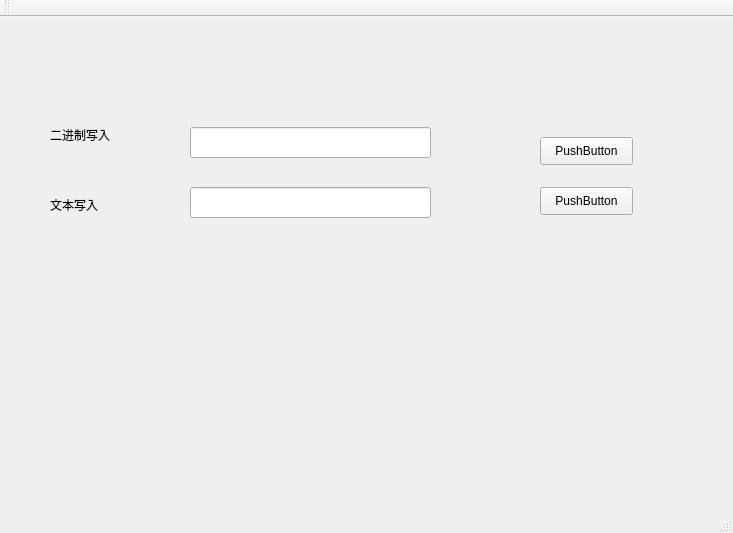
<?xml version="1.0" encoding="UTF-8"?>
<ui version="4.0">
 <class>MainWindow</class>
 <widget class="QMainWindow" name="MainWindow">
  <property name="geometry">
   <rect>
    <x>0</x>
    <y>0</y>
    <width>733</width>
    <height>533</height>
   </rect>
  </property>
  <property name="windowTitle">
   <string>MainWindow</string>
  </property>
  <widget class="QWidget" name="centralWidget">
   <widget class="QLabel" name="label">
    <property name="geometry">
     <rect>
      <x>50</x>
      <y>110</y>
      <width>72</width>
      <height>15</height>
     </rect>
    </property>
    <property name="text">
     <string>二进制写入</string>
    </property>
   </widget>
   <widget class="QLabel" name="label_2">
    <property name="geometry">
     <rect>
      <x>50</x>
      <y>180</y>
      <width>72</width>
      <height>15</height>
     </rect>
    </property>
    <property name="text">
     <string>文本写入</string>
    </property>
   </widget>
   <widget class="QLineEdit" name="lineEdit">
    <property name="geometry">
     <rect>
      <x>190</x>
      <y>110</y>
      <width>241</width>
      <height>31</height>
     </rect>
    </property>
   </widget>
   <widget class="QLineEdit" name="lineEdit_2">
    <property name="geometry">
     <rect>
      <x>190</x>
      <y>170</y>
      <width>241</width>
      <height>31</height>
     </rect>
    </property>
   </widget>
   <widget class="QPushButton" name="pushButton">
    <property name="geometry">
     <rect>
      <x>540</x>
      <y>120</y>
      <width>93</width>
      <height>28</height>
     </rect>
    </property>
    <property name="text">
     <string>PushButton</string>
    </property>
   </widget>
   <widget class="QPushButton" name="pushButton_2">
    <property name="geometry">
     <rect>
      <x>540</x>
      <y>170</y>
      <width>93</width>
      <height>28</height>
     </rect>
    </property>
    <property name="text">
     <string>PushButton</string>
    </property>
   </widget>
  </widget>
  <widget class="QMenuBar" name="menuBar">
   <property name="geometry">
    <rect>
     <x>0</x>
     <y>0</y>
     <width>733</width>
     <height>26</height>
    </rect>
   </property>
  </widget>
  <widget class="QToolBar" name="mainToolBar">
   <attribute name="toolBarArea">
    <enum>TopToolBarArea</enum>
   </attribute>
   <attribute name="toolBarBreak">
    <bool>false</bool>
   </attribute>
  </widget>
  <widget class="QStatusBar" name="statusBar"/>
 </widget>
 <layoutdefault spacing="6" margin="11"/>
 <resources/>
 <connections/>
</ui>
